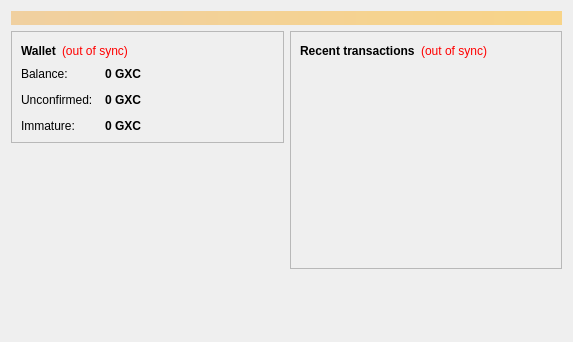
<?xml version="1.0" encoding="UTF-8"?>
<ui version="4.0">
 <class>OverviewPage</class>
 <widget class="QWidget" name="OverviewPage">
  <property name="geometry">
   <rect>
    <x>0</x>
    <y>0</y>
    <width>573</width>
    <height>342</height>
   </rect>
  </property>
  <property name="windowTitle">
   <string>Form</string>
  </property>
  <layout class="QVBoxLayout" name="topLayout">
   <item>
    <widget class="QLabel" name="labelAlerts">
     <property name="visible">
      <bool>false</bool>
     </property>
     <property name="styleSheet">
      <string notr="true">background-color: qlineargradient(x1: 0, y1: 0, x2: 1, y2: 0, stop:0 #F0D0A0, stop:1 #F8D488); color:#000000;</string>
     </property>
     <property name="wordWrap">
      <bool>true</bool>
     </property>
     <property name="margin">
      <number>3</number>
     </property>
    </widget>
   </item>
   <item>
    <layout class="QHBoxLayout" name="horizontalLayout" stretch="1,1">
     <item>
      <layout class="QVBoxLayout" name="verticalLayout_2">
       <item>
        <widget class="QFrame" name="frame">
         <property name="frameShape">
          <enum>QFrame::StyledPanel</enum>
         </property>
         <property name="frameShadow">
          <enum>QFrame::Raised</enum>
         </property>
         <layout class="QVBoxLayout" name="verticalLayout_4">
          <item>
           <layout class="QHBoxLayout" name="horizontalLayout_4">
            <item>
             <widget class="QLabel" name="label_5">
              <property name="font">
               <font>
                <weight>75</weight>
                <bold>true</bold>
               </font>
              </property>
              <property name="text">
               <string>Wallet</string>
              </property>
             </widget>
            </item>
            <item>
             <widget class="QLabel" name="labelWalletStatus">
              <property name="toolTip">
               <string>The displayed information may be out of date. Your wallet automatically synchronizes with the Gxcoin network after a connection is established, but this process has not completed yet.</string>
              </property>
              <property name="styleSheet">
               <string notr="true">QLabel { color: red; }</string>
              </property>
              <property name="text">
               <string notr="true">(out of sync)</string>
              </property>
              <property name="alignment">
               <set>Qt::AlignLeading|Qt::AlignLeft|Qt::AlignVCenter</set>
              </property>
             </widget>
            </item>
            <item>
             <spacer name="horizontalSpacer_2">
              <property name="orientation">
               <enum>Qt::Horizontal</enum>
              </property>
              <property name="sizeHint" stdset="0">
               <size>
                <width>40</width>
                <height>20</height>
               </size>
              </property>
             </spacer>
            </item>
           </layout>
          </item>
          <item>
           <layout class="QFormLayout" name="formLayout_2">
            <property name="fieldGrowthPolicy">
             <enum>QFormLayout::AllNonFixedFieldsGrow</enum>
            </property>
            <property name="horizontalSpacing">
             <number>12</number>
            </property>
            <property name="verticalSpacing">
             <number>12</number>
            </property>
            <item row="0" column="0">
             <widget class="QLabel" name="label">
              <property name="text">
               <string>Balance:</string>
              </property>
             </widget>
            </item>
            <item row="0" column="1">
             <widget class="QLabel" name="labelBalance">
              <property name="font">
               <font>
                <weight>75</weight>
                <bold>true</bold>
               </font>
              </property>
              <property name="cursor">
               <cursorShape>IBeamCursor</cursorShape>
              </property>
              <property name="toolTip">
               <string>Your current balance</string>
              </property>
              <property name="text">
               <string notr="true">0 GXC</string>
              </property>
              <property name="textInteractionFlags">
               <set>Qt::LinksAccessibleByMouse|Qt::TextSelectableByKeyboard|Qt::TextSelectableByMouse</set>
              </property>
             </widget>
            </item>
            <item row="1" column="0">
             <widget class="QLabel" name="label_3">
              <property name="text">
               <string>Unconfirmed:</string>
              </property>
             </widget>
            </item>
            <item row="1" column="1">
             <widget class="QLabel" name="labelUnconfirmed">
              <property name="font">
               <font>
                <weight>75</weight>
                <bold>true</bold>
               </font>
              </property>
              <property name="cursor">
               <cursorShape>IBeamCursor</cursorShape>
              </property>
              <property name="toolTip">
               <string>Total of transactions that have yet to be confirmed, and do not yet count toward the current balance</string>
              </property>
              <property name="text">
               <string notr="true">0 GXC</string>
              </property>
              <property name="textInteractionFlags">
               <set>Qt::LinksAccessibleByMouse|Qt::TextSelectableByKeyboard|Qt::TextSelectableByMouse</set>
              </property>
             </widget>
            </item>
            <item row="2" column="0">
             <widget class="QLabel" name="labelImmatureText">
              <property name="text">
               <string>Immature:</string>
              </property>
             </widget>
            </item>
            <item row="2" column="1">
             <widget class="QLabel" name="labelImmature">
              <property name="font">
               <font>
                <weight>75</weight>
                <bold>true</bold>
               </font>
              </property>
              <property name="toolTip">
               <string>Mined balance that has not yet matured</string>
              </property>
              <property name="text">
               <string notr="true">0 GXC</string>
              </property>
              <property name="textInteractionFlags">
               <set>Qt::LinksAccessibleByMouse|Qt::TextSelectableByKeyboard|Qt::TextSelectableByMouse</set>
              </property>
             </widget>
            </item>
           </layout>
          </item>
         </layout>
        </widget>
       </item>
       <item>
        <spacer name="verticalSpacer">
         <property name="orientation">
          <enum>Qt::Vertical</enum>
         </property>
         <property name="sizeHint" stdset="0">
          <size>
           <width>20</width>
           <height>40</height>
          </size>
         </property>
        </spacer>
       </item>
      </layout>
     </item>
     <item>
      <layout class="QVBoxLayout" name="verticalLayout_3">
       <item>
        <widget class="QFrame" name="frame_2">
         <property name="frameShape">
          <enum>QFrame::StyledPanel</enum>
         </property>
         <property name="frameShadow">
          <enum>QFrame::Raised</enum>
         </property>
         <layout class="QVBoxLayout" name="verticalLayout">
          <item>
           <layout class="QHBoxLayout" name="horizontalLayout_2">
            <item>
             <widget class="QLabel" name="label_4">
              <property name="text">
               <string>&lt;b&gt;Recent transactions&lt;/b&gt;</string>
              </property>
             </widget>
            </item>
            <item>
             <widget class="QLabel" name="labelTransactionsStatus">
              <property name="toolTip">
               <string>The displayed information may be out of date. Your wallet automatically synchronizes with the Gxcoin network after a connection is established, but this process has not completed yet.</string>
              </property>
              <property name="styleSheet">
               <string notr="true">QLabel { color: red; }</string>
              </property>
              <property name="text">
               <string notr="true">(out of sync)</string>
              </property>
              <property name="alignment">
               <set>Qt::AlignRight|Qt::AlignTrailing|Qt::AlignVCenter</set>
              </property>
             </widget>
            </item>
            <item>
             <spacer name="horizontalSpacer">
              <property name="orientation">
               <enum>Qt::Horizontal</enum>
              </property>
              <property name="sizeHint" stdset="0">
               <size>
                <width>40</width>
                <height>20</height>
               </size>
              </property>
             </spacer>
            </item>
           </layout>
          </item>
          <item>
           <widget class="QListView" name="listTransactions">
            <property name="styleSheet">
             <string notr="true">QListView { background: transparent; }</string>
            </property>
            <property name="frameShape">
             <enum>QFrame::NoFrame</enum>
            </property>
            <property name="verticalScrollBarPolicy">
             <enum>Qt::ScrollBarAlwaysOff</enum>
            </property>
            <property name="horizontalScrollBarPolicy">
             <enum>Qt::ScrollBarAlwaysOff</enum>
            </property>
            <property name="selectionMode">
             <enum>QAbstractItemView::NoSelection</enum>
            </property>
           </widget>
          </item>
         </layout>
        </widget>
       </item>
       <item>
        <spacer name="verticalSpacer_2">
         <property name="orientation">
          <enum>Qt::Vertical</enum>
         </property>
         <property name="sizeHint" stdset="0">
          <size>
           <width>20</width>
           <height>40</height>
          </size>
         </property>
        </spacer>
       </item>
      </layout>
     </item>
    </layout>
   </item>
  </layout>
 </widget>
 <resources/>
 <connections/>
</ui>
